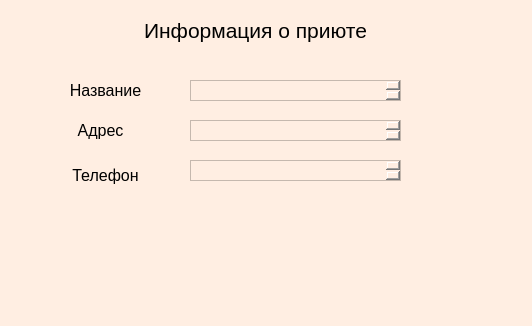
<?xml version="1.0" encoding="UTF-8"?>
<ui version="4.0">
 <class>MainWindow</class>
 <widget class="QMainWindow" name="MainWindow">
  <property name="geometry">
   <rect>
    <x>0</x>
    <y>0</y>
    <width>532</width>
    <height>326</height>
   </rect>
  </property>
  <property name="windowTitle">
   <string>MainWindow</string>
  </property>
  <property name="styleSheet">
   <string notr="true">background-color: rgb(255, 238, 226);</string>
  </property>
  <widget class="QWidget" name="centralwidget">
   <widget class="QLabel" name="label">
    <property name="geometry">
     <rect>
      <x>130</x>
      <y>10</y>
      <width>251</width>
      <height>41</height>
     </rect>
    </property>
    <property name="text">
     <string>&lt;html&gt;&lt;head/&gt;&lt;body&gt;&lt;p align=&quot;center&quot;&gt;&lt;span style=&quot; font-size:16pt;&quot;&gt;Информация о приюте&lt;/span&gt;&lt;/p&gt;&lt;/body&gt;&lt;/html&gt;</string>
    </property>
   </widget>
   <widget class="QLabel" name="label_2">
    <property name="geometry">
     <rect>
      <x>60</x>
      <y>80</y>
      <width>91</width>
      <height>21</height>
     </rect>
    </property>
    <property name="text">
     <string>&lt;html&gt;&lt;head/&gt;&lt;body&gt;&lt;p align=&quot;center&quot;&gt;&lt;span style=&quot; font-size:12pt;&quot;&gt;Название&lt;/span&gt;&lt;/p&gt;&lt;/body&gt;&lt;/html&gt;</string>
    </property>
   </widget>
   <widget class="QLabel" name="label_3">
    <property name="geometry">
     <rect>
      <x>60</x>
      <y>120</y>
      <width>81</width>
      <height>21</height>
     </rect>
    </property>
    <property name="text">
     <string>&lt;html&gt;&lt;head/&gt;&lt;body&gt;&lt;p align=&quot;center&quot;&gt;&lt;span style=&quot; font-size:12pt;&quot;&gt;Адрес&lt;/span&gt;&lt;/p&gt;&lt;/body&gt;&lt;/html&gt;</string>
    </property>
   </widget>
   <widget class="QLabel" name="label_4">
    <property name="geometry">
     <rect>
      <x>60</x>
      <y>160</y>
      <width>91</width>
      <height>31</height>
     </rect>
    </property>
    <property name="text">
     <string>&lt;html&gt;&lt;head/&gt;&lt;body&gt;&lt;p align=&quot;center&quot;&gt;&lt;span style=&quot; font-size:12pt;&quot;&gt;Телефон&lt;/span&gt;&lt;/p&gt;&lt;/body&gt;&lt;/html&gt;</string>
    </property>
   </widget>
   <widget class="QTextEdit" name="nameEdit">
    <property name="geometry">
     <rect>
      <x>190</x>
      <y>80</y>
      <width>211</width>
      <height>21</height>
     </rect>
    </property>
   </widget>
   <widget class="QTextEdit" name="addressEdit">
    <property name="geometry">
     <rect>
      <x>190</x>
      <y>120</y>
      <width>211</width>
      <height>21</height>
     </rect>
    </property>
   </widget>
   <widget class="QTextEdit" name="numberEdit">
    <property name="geometry">
     <rect>
      <x>190</x>
      <y>160</y>
      <width>211</width>
      <height>21</height>
     </rect>
    </property>
   </widget>
  </widget>
  <widget class="QMenuBar" name="menubar">
   <property name="geometry">
    <rect>
     <x>0</x>
     <y>0</y>
     <width>532</width>
     <height>21</height>
    </rect>
   </property>
  </widget>
  <widget class="QStatusBar" name="statusbar"/>
 </widget>
 <resources/>
 <connections/>
</ui>
